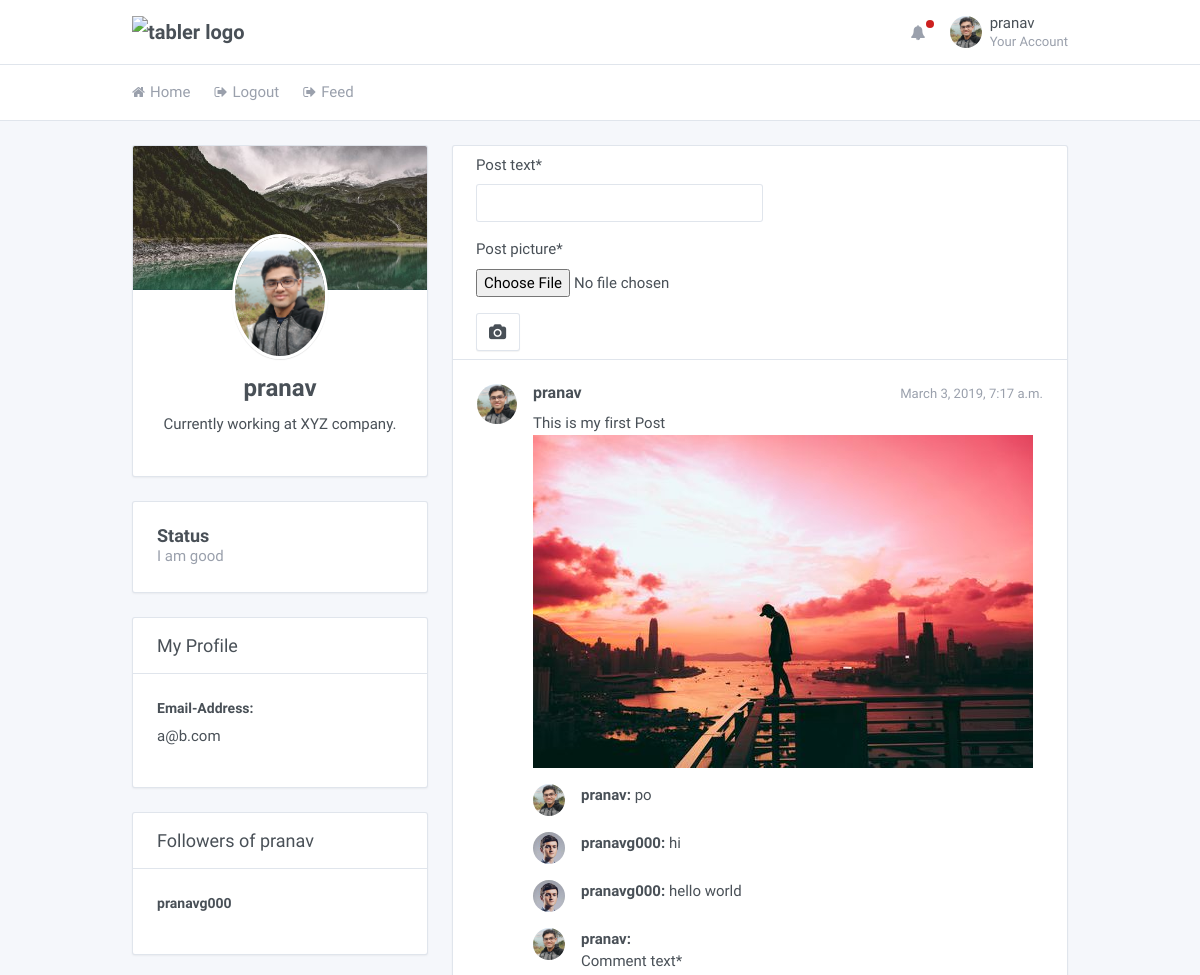
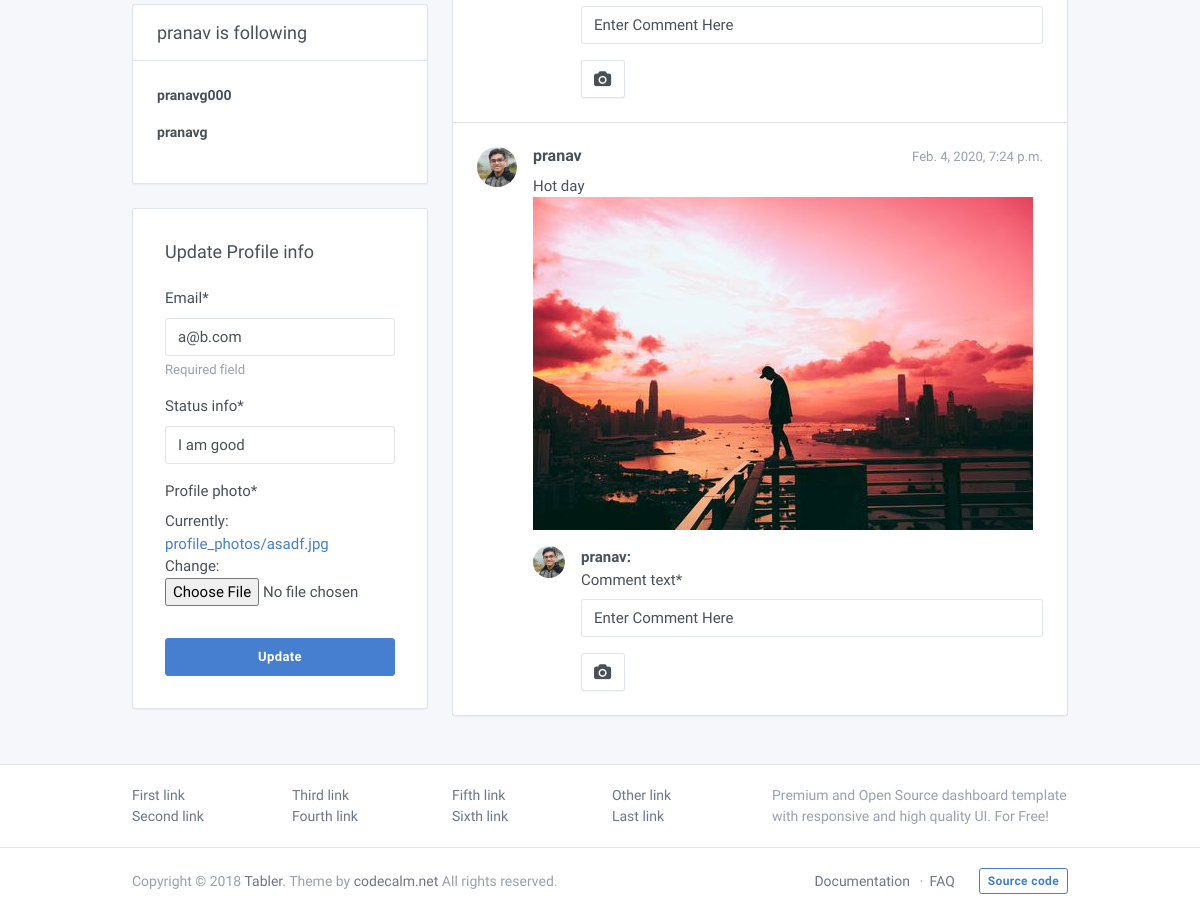
Page /profile/pranav/ (signed in) on the committed database (2 pictures, top to bottom).
### core/models.py (models this page shows, shortened)
class Profile(models.Model):
	user = models.OneToOneField(User, on_delete= models.CASCADE)
	profile_photo = models.FileField(default='default.jpg', upload_to='profile_photos')
	status_info = models.CharField(default="Enter status", max_length=1000)

class Follower(models.Model):
	user = models.ForeignKey(User,on_delete = models.CASCADE,null=True)
	follower_user = models.CharField(max_length=100,null=True)

class Following(models.Model):
	user = models.ForeignKey(User,on_delete = models.CASCADE,null=True)
	following_user = models.CharField(max_length=100,null=True)

class Post(models.Model):
	user = models.ForeignKey(User,on_delete = models.CASCADE,null=True)
	created_at = models.DateTimeField(auto_now_add=True)
	post_text = models.CharField(max_length=2000)
	post_picture = models.FileField(default="default.jpg",upload_to='post_picture')

class Comment(models.Model):
	post = models.ForeignKey(Post,on_delete = models.CASCADE)
	user = models.ForeignKey(User,on_delete = models.CASCADE,null=True)
	comment_text = models.CharField(default="Enter Comment Here",max_length=2000)

### core/views.py (the view, shortened to what this page needs)
# urls.py: url(r'^profile/(?P<username>\w+)/$',user_views.profile,name='profile'),
@login_required
def profile(request, username):
	if request.method == 'POST':
		u_form = UpdateUserForm(request.POST,instance=request.user)
		p_form = UpdateProfileForm(request.POST, request.FILES, instance=request.user.profile)
		if u_form.is_valid() and p_form.is_valid():
			u_form.save()
			p_form.save()
			messages.success(request,f'Your Profile has been updated!')
			url = reverse('profile', kwargs = {'username' : username})
			return redirect(url)
	else:
		if username == request.user.username:
			u_form = UpdateUserForm(instance=request.user)
			p_form = UpdateProfileForm(instance=request.user.profile)
			post_form = CreatePost()
			person = User.objects.get(username = username)
			context = {
					'u_form':u_form,
					'p_form':p_form,
					'post_form':post_form,
					'person':person,
			}
		comment_form = CreateComment()
		context.update({'comment_form':comment_form})
	return render(request, 'core/profile.html', context)

### core/forms.py
class UpdateUserForm(forms.ModelForm):
	email = forms.EmailField(max_length=254, help_text='Required field')
	class Meta:
		model = User
		fields = ['email']

class UpdateProfileForm(forms.ModelForm):
	class Meta:
		model = Profile
		fields = ['status_info','profile_photo']

### core/templates/core/profile.html (shortened to what this page needs)
{%load static %}
{% load crispy_forms_tags %}
<!doctype html>
<html lang="en" dir="ltr">
  <head>
    <link rel="stylesheet" href="https://maxcdn.bootstrapcdn.com/font-awesome/4.7.0/css/font-awesome.min.css">
    <link href="{%static 'core/dashboard.css'%}" rel="stylesheet" />
  </head>
  <body>
    <div class="page">
      <div class="page-main">
        <div class="header py-4">
          <div class="container">
            <div class="d-flex">
              <a class="header-brand" href="./index.html">
                <img src="./demo/brand/tabler.svg" class="header-brand-img" alt="tabler logo">
              </a>
              <div class="d-flex order-lg-2 ml-auto">
                <div class="dropdown d-none d-md-flex">
                  <a class="nav-link icon" data-toggle="dropdown">
                    <i class="fa fa-bell"></i>
                    <span class="nav-unread"></span>
                  </a>
                </div>
                <div class="dropdown">
                  <a href="{%url 'profile' user.username%}" class="nav-link pr-0 leading-none" data-toggle="dropdown">
                    <span class="avatar" style="background-image: url({{user.profile.profile_photo.url}})"></span>
                    <span class="ml-2 d-none d-lg-block">
                      <span class="text-default">{{user.username}}</span>
                      <small class="text-muted d-block mt-1">Your Account</small>
                    </span>
                  </a>
                </div>
              </div>
            </div>
          </div>
        </div>
        <div class="header collapse d-lg-flex p-0" id="headerMenuCollapse">
          <div class="container">
            <div class="row align-items-center">
              <div class="col-lg order-lg-first">
                <ul class="nav nav-tabs border-0 flex-column flex-lg-row">
                  <li class="nav-item">
                    <a href="{%url 'home'%}" class="nav-link"><i class="fa fa-home"></i> Home</a>
                  </li>
                  <li class="nav-item">
                    <a href="{%url 'logout'%}" class="nav-link"><i class="fa fa-sign-out"></i> Logout</a>
                  </li>
                   <li class="nav-item">
                    <a href="{%url 'feed'%}" class="nav-link"><i class="fa fa-sign-out"></i> Feed</a>
                  </li>
                </ul>
              </div>
            </div>
          </div>
        </div>
        <div class="my-3 my-md-5">
          <div class="container">
            <div class="row">
              <div class="col-lg-4">
                <div class="card card-profile">
                  <div class="card-header"
                  style="background-image: url({%static 'core/images/default_card_background.jpg'%});"></div>
                  <div class="card-body text-center">
                    <img class="card-profile-img" src="{{person.profile.profile_photo.url}}">
                    <h3 class="mb-3">{{person.username}}</h3>
                    <p class="mb-4">
                      Currently working at XYZ company.
                    </p>
                  </div>
                </div>
                 <div class="card">
                  <div class="card-body">
                    <div class="media">
                      <div class="media-body">
                        <h4 class="m-0">Status</h4>
                        <p class="text-muted mb-0">{{person.profile.status_info}}</p>
                      </div>
                    </div>
                  </div>
                </div>
                <div class="card">
                  <div class="card-header">
                    <h3 class="card-title">My Profile</h3>
                  </div>
                  <div class="card-body">
                      <div class="row">
                        <div class="col">
                          <div class="form-group">
                            <label class="form-label">Email-Address:</label>{{person.email}}
                          </div>
                        </div>
                     </div>
                  </div>
                </div>
                <div class="card">
                  <div class="card-header">
                    <h3 class="card-title">Followers of {{person.username}}</h3>
                  </div>
                  <div class="card-body">
                    {%for followers in person.follower_set.all%}
                      <div class="row">
                        <div class="col">
                          <div class="form-group">
                            <a href="{%url 'profile' followers.follower_user%}"class="text-default"><label class="form-label">{{followers.follower_user}}</label></a>
                          </div>
                        </div>
                     </div>
                     {%endfor%}
                  </div>
                </div>
                <div class="card">
                  <div class="card-header">
                    <h3 class="card-title">{{person.username}} is following</h3>
                  </div>
                  <div class="card-body">
                      {%for following in person.following_set.all%}
                      <div class="row">
                        <div class="col">
                          <div class="form-group">
                            <a href="{%url 'profile' following.following_user%}"class="text-default"><label class="form-label">{{following.following_user}}</label></a>
                          </div>
                        </div>
                     </div>
                     {%endfor%}
                  </div>
                </div>
                {%if u_form or p_form%}
                <form class="card" action="" method="post" enctype="multipart/form-data">
                <div class="card-body p-6">
                <div class="card-title">Update Profile info</div>
                {{u_form|crispy}}
                {{p_form|crispy}}
                  <div class="form-footer">
                    <button name="Update" type="submit" class="btn btn-primary btn-block">Update</button>
                  </div>
                </div>
              </form>
              	{%endif%}
              </div>
              <div class="col-lg-8">
                <div class="card">
                  {%if u_form or p_form%}
                  <div class="card-header">
                    <div class="input-group">
                      <div class="input-group-append">
                        <form action = "{% url 'postweb' user.username%}" method="POST" enctype="multipart/form-data">
                          {{post_form | crispy}}
                        <button type="submit" class="btn btn-secondary">
                          <i class="fa fa-camera"></i>
                        </button>
                      </form>
                      </div>
                    </div>
                  </div>
                  {%endif%}
                  <ul class="list-group card-list-group">
                    {%for posts in person.post_set.all%}
                    <li class="list-group-item py-5">
                      <div class="media">
                        <div class="media-object avatar avatar-md mr-4" style="background-image: url({{user.profile.profile_photo.url}})"></div>
                        <div class="media-body">
                          <div class="media-heading">
                            <small class="float-right text-muted">{{posts.created_at}}</small>
                            <h5>{{posts.user.username}}</h5>
                          </div>
                          <div class="media-body">
                            {{posts.post_text}}
                          </div>
                          <div>
                            <img src="{{posts.post_picture.url}}">
                          </div>
                          <ul class="media-list">
                            {%for comment in posts.comment_set.all%}
                            <li class="media mt-4">
                              <div class="media-object avatar mr-4" style="background-image: url({{comment.user.profile.profile_photo.url}})"></div>
                              <div class="media-body">
                                <strong>{{comment.user.username}}: </strong>
                                {{comment.comment_text}}
                              </div>
                            </li>
                            {%endfor%}
                            <li class="media mt-4">
                              <div class="media-object avatar mr-4" style="background-image: url({{user.profile.profile_photo.url}})"></div>
                              <div class="media-body">
                                <strong>{{user.username}}: </strong>
                                <form action="{% url 'commentweb' person.username posts.pk%}" method="POST">
                                  {{comment_form|crispy}}
                                      <button type="submit" class="btn btn-secondary">
                                        <i class="fa fa-camera"></i>
                                      </button>
                                </form>
                              </div>
                            </li>
                          </ul>
                        </div>
                      </div>
                    </li>
                    {%endfor%}
                  </ul>
                </div>
              </div>
            </div>
          </div>
        </div>
      </div>
      <div class="footer">
        <div class="container">
          <div class="row">
            <div class="col-lg-8">
              <div class="row">
                <div class="col-6 col-md-3">
                  <ul class="list-unstyled mb-0">
                    <li><a href="#">First link</a></li>
                    <li><a href="#">Second link</a></li>
                  </ul>
                </div>
                <div class="col-6 col-md-3">
                  <ul class="list-unstyled mb-0">
                    <li><a href="#">Third link</a></li>
                    <li><a href="#">Fourth link</a></li>
                  </ul>
                </div>
                <div class="col-6 col-md-3">
                  <ul class="list-unstyled mb-0">
                    <li><a href="#">Fifth link</a></li>
                    <li><a href="#">Sixth link</a></li>
                  </ul>
                </div>
                <div class="col-6 col-md-3">
                  <ul class="list-unstyled mb-0">
                    <li><a href="#">Other link</a></li>
                    <li><a href="#">Last link</a></li>
                  </ul>
                </div>
              </div>
            </div>
            <div class="col-lg-4 mt-4 mt-lg-0">
              Premium and Open Source dashboard template with responsive and high quality UI. For Free!
            </div>
          </div>
        </div>
      </div>
      <footer class="footer">
        <div class="container">
          <div class="row align-items-center flex-row-reverse">
            <div class="col-auto ml-lg-auto">
              <div class="row align-items-center">
                <div class="col-auto">
                  <ul class="list-inline list-inline-dots mb-0">
                    <li class="list-inline-item"><a href="./docs/index.html">Documentation</a></li>
                    <li class="list-inline-item"><a href="./faq.html">FAQ</a></li>
                  </ul>
                </div>
                <div class="col-auto">
                  <a href="https://github.com/tabler/tabler" class="btn btn-outline-primary btn-sm">Source code</a>
                </div>
              </div>
            </div>
            <div class="col-12 col-lg-auto mt-3 mt-lg-0 text-center">
              Copyright © 2018 <a href=".">Tabler</a>. Theme by <a href="https://codecalm.net" target="_blank">codecalm.net</a> All rights reserved.
            </div>
          </div>
        </div>
      </footer>
    </div>
  </body>
</html>

### rows in the picture
Follower: follower_user "pranavg000"
Following: following_user "pranavg000"
Following: following_user "pranavg"
Profile: status_info "I am good"
Post: profile.profile_photo (picture), created_at "March 3, 2019, 7:17 a.m.", user.username "pranav", post_text "This is my first Post", post_picture (picture), comment_text "Enter Comment Here"
Comment: user.profile.profile_photo (picture), user.username "pranav", comment_text "po"
Comment: user.profile.profile_photo (picture), user.username "pranavg000", comment_text "hi"
Comment: user.profile.profile_photo (picture), user.username "pranavg000", comment_text "hello world"
Post: profile.profile_photo (picture), created_at "Feb. 4, 2020, 7:24 p.m.", user.username "pranav", post_text "Hot day", post_picture (picture), comment_text "Enter Comment Here"

### other values in the picture
{{ user.username }} "pranav"
{{ person.username }} "pranav"
{{ person.profile.status_info }} "I am good"
{{ person.email }} "a@b.com"
